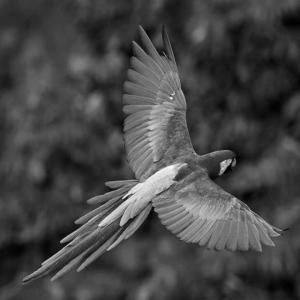
#> input picture semester_03/SCC0251/IntensityTransformation/images/arara.png, 300 x 300 px, found by its file name
$ jupyter execute --allow-errors Untitled.ipynb   (shell and % lines are left out)
#> lines starting #> are read from the running program, lines starting #| are printed output that depends on the picture
#> in main, input_img is the input picture: shape (300, 300); min 0, max 255, mean 69.6
# Assigment 1: Image Intensity Transformation

[cell 1]
import numpy as np
import matplotlib.pyplot as plt
import imageio

[cell 2]
i = np.arange(256)

[cell 3]
def histogram(A, no_levels):
    # gets the size of the input matrix
    N, M = A.shape
    # creates an empty histogram with size proportional to the number of graylevels
    hist = np.zeros(no_levels).astype(int)

    # computes for all levels in the range
    for i in range(no_levels):
        # the np.where() function returns the indices for all coordinates
        # in some array matching the condition. In this case, all pixels
        # that have value 'i'
        pixels_value_i = np.where(A == i)

        #print(pixels_value_i)  # uncomment to print array of coordinates

        # by counting how many coordinates the np.where function returned,
        # we can assign it at the respective histogram bin
        # this is done by getting the size of the vector of coordinates
        hist[i] = pixels_value_i[0].shape[0]

    return(hist)

### Inversion Function

The function belows applies the function $T(i) = 255 - i$ to the input image

[cell 4]
def inversion(img):
    # timg is the transformed image
    timg = 255 - img
#> call 2 of main, with filename = 'airplane.png', method = 1
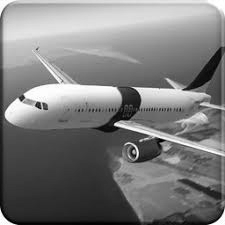
#> input picture semester_03/SCC0251/IntensityTransformation/images/airplane.png, 225 x 225 px, found by its file name
#> in main, input_img is the input picture: shape (225, 225); min 0, max 255, mean 124
#> in inversion (call 2), `timg = 255 - img`:
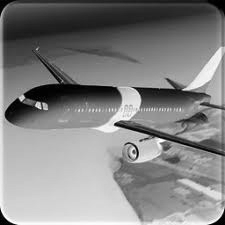
#> timg: shape (225, 225); min 0, max 255, mean 131
#> the answer given: 3
#> the answer given: 3

    # function that represents the transformation
    fidentity = i
    fcontrast = 255 - i

    # plotting images and respective graphs
    ## showing original image
    plt.figure(figsize=(8,8))
    plt.subplot(2,2,1)
    plt.imshow(img, cmap="gray")
    plt.subplot(2,2,2)
    plt.plot(i, fidentity)
    ## showing transformed image
    plt.subplot(2,2,3)
    plt.imshow(timg, cmap="gray")
    plt.subplot(2,2,4)
    plt.plot(i, finversion)

    return timg

[cell 5]
def contrastModulation(c, d, img):
#> called with c = 3, d = 3
    a = img.min()
#> a = 0
    b = img.max()
#> b = 255

    timg = ((img-a)*((d-c)/(int(b)-int(a))))+c
#> timg: shape (300, 300) float64; every value is 3

    # function that represents the transformation
    fidentity = i
    fcontrast = ((i-a)*((d-c)/(int(b)-int(a))))+c
#> fcontrast = 256 values from 3 to 3

    hist = histogram(img, 256)
#> the loop in histogram, `for i in range(no_levels): # the np.where() function returns the indic..` made 256 passes
#> pixels_value_i on passes 1 to 3: ([286], [290]), 12 positions, rows 22 to 287, columns 228 to 296, 30 positions, rows 21 to 287, columns 229 to 299
#> after the loop in histogram, `for i in range(no_levels):`: hist = 256 values, max 1503 at index 60, min 0 at index 21, mean 351.6
    thist = histogram(timg, 256)
#> the loop in histogram (call 2), `for i in range(no_levels): # the np.where() function returns the indic..` made 256 passes
#> pixels_value_i on passes 1 to 3: (empty array, empty array), (empty array, empty array), (empty array, empty array)
#> thist = 256 values, max 90000 at index 3, min 0 at index 0, mean 351.6

    # plotting images and respective graphs
    print("Contrast Modulation Function")
    print("Image interval: [a:%d, b:%d]" % (a, b))
#| Image interval: [a:0, b:255]
    print("Image interval: [c:%d, d:%d]" % (c, d))
    plt.figure(figsize=(10,10))
    ## graph of original image
    plt.subplot(3,2,1)
    plt.plot(i, fidentity)
    plt.xlabel('input pixel value (i)')
    plt.ylabel('output pixel value (s)')
    ## graph of function applied
    plt.subplot(3,2,2)
    plt.plot(i, fcontrast)
    plt.xlabel('input pixel value (i)')
    plt.ylabel('output pixel value (s)')
    ## showing original image
    plt.subplot(3,2,3)
    plt.imshow(img, cmap="gray")
    plt.axis('off')
    plt.subplot(3,2,4)
    plt.bar(range(256), hist)
    plt.xlabel('Intensity')
    plt.ylabel('Frequency')
    ## showing transformed image
    plt.subplot(3,2,5)
    plt.imshow(timg, cmap="gray")
    plt.axis('off')
    plt.subplot(3,2,6)
    plt.bar(range(256), thist)
    plt.xlabel('Intensity')
    plt.ylabel('Frequency')

    return timg

[cell 6]
def logarithmicFunction(img):
    R = img.max()

    timg = (255 * np.log2(1+img).astype(np.float64) / np.log2(1+R).astype(np.float64)).astype(np.uint8)

    # function that represents the transformation
    fidentity = i
    flog2 = (255 * np.log2(1+i).astype(np.float64) / np.log2(1+R).astype(np.float64))

    # histograms of each image
    hist = histogram(img, 256)
    thist = histogram(timg, 256)

    # plotting images and respective graphs
    print("Logarithmic Function")
    plt.figure(figsize=(10,10))
    ## graph of original image
    plt.subplot(3,2,1)
    plt.plot(i, fidentity)
    plt.xlabel('input pixel value (i)')
    plt.ylabel('output pixel value (s)')
    ## graph of function applied
    plt.subplot(3,2,2)
    plt.plot(i, flog2)
    plt.xlabel('input pixel value (i)')
    plt.ylabel('output pixel value (s)')
    ## showing original image
    plt.subplot(3,2,3)
    plt.imshow(img, cmap="gray")
    plt.axis('off')
    plt.subplot(3,2,4)
    plt.bar(range(256), hist)
    plt.xlabel('Intensity')
    plt.ylabel('Frequency')
    ## showing transformed image
    plt.subplot(3,2,5)
    plt.imshow(timg, cmap="gray")
    plt.axis('off')
    plt.subplot(3,2,6)
    plt.bar(range(256), thist)
    plt.xlabel('Intensity')
    plt.ylabel('Frequency')

    return timg

[cell 7]
def gammaAdjustment(W, lambd, img):
    return W * img**lambd

[cell 8]
def main(filename, method):
    input_img = imageio.imread(filename)

    if method == 1:
        output_img = inversion(input_img)

    if method == 2:
        print("Defina novo intervalo [c, d]: \n")
        print("c: ")
        c = int(input())
        print("d: ")
        d = int(input())
        output_img = contrastModulation(c, d, input_img)

    if method == 3:
        output_img = logarithmicFunction(input_img)

    if method == 4:
        W = int(input())
        lambd = float(input())
        output_img = gammaAdjustment(W, lambd, input_img)

    #rse = np.sqrt(np.sum(((output_img).astype(float) - (input_img).astype(float))**3)
    #print(rse)

#> (a cell that did not finish here is left out)

#> (a cell that did not finish here is left out)

[cell 11]
# 2nd case
# [c, d] = [0,50]
main("arara.png", 2)
#> figure, not shown here; panel 1: curve peaks at x = 255, y = 255; panel 4: tallest bar 1503 high, from x = 59.6 to 60.4; panel 6: tallest bar 90000 high, from x = 2.6 to 3.4

[cell 12]
# 3rd case
# [c,d] = [150,200]
main("baboon.png", 2)
#> call 4 of main, with filename = 'baboon.png', method = 2
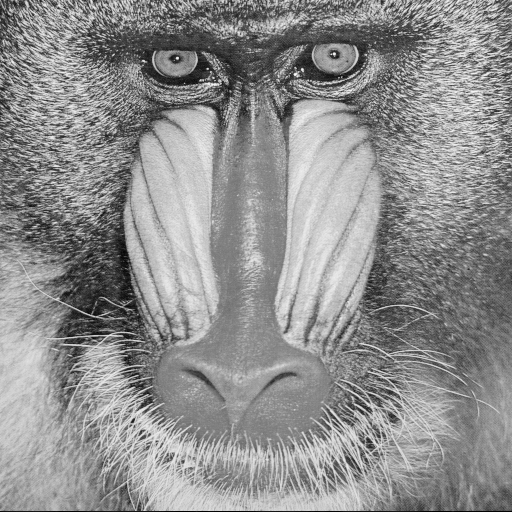
#> input picture semester_03/SCC0251/IntensityTransformation/images/baboon.png, 512 x 512 px, found by its file name
#> in main, input_img is the input picture: shape (512, 512); min 0, max 255, mean 142.7
#> the answer given: 3
#> the answer given: 3
#> in contrastModulation (call 2), `timg = ((img-a)*((d-c)/(int(b)-int(a))))+c`: timg: shape (512, 512) float64; every value is 3
#| Image interval: [a:0, b:255]
#> figure, not shown here; panel 1: curve peaks at x = 255, y = 255; panel 4: tallest bar 2708 high, from x = 133.6 to 134.4; panel 6: tallest bar 262144 high, from x = 2.6 to 3.4

[cell 13]
# 4th case
# [c,d] = [200,220]
main("flower.png", 2)
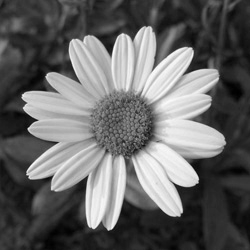
#> input picture semester_03/SCC0251/IntensityTransformation/images/flower.png, 250 x 250 px, found by its file name
#> in main, input_img is the input picture: shape (250, 250); min 0, max 255, mean 101.4
#> the answer given: 3
#> the answer given: 3
#> in contrastModulation (call 3), `timg = ((img-a)*((d-c)/(int(b)-int(a))))+c`: timg: shape (250, 250) float64; every value is 3
#| Image interval: [a:0, b:255]
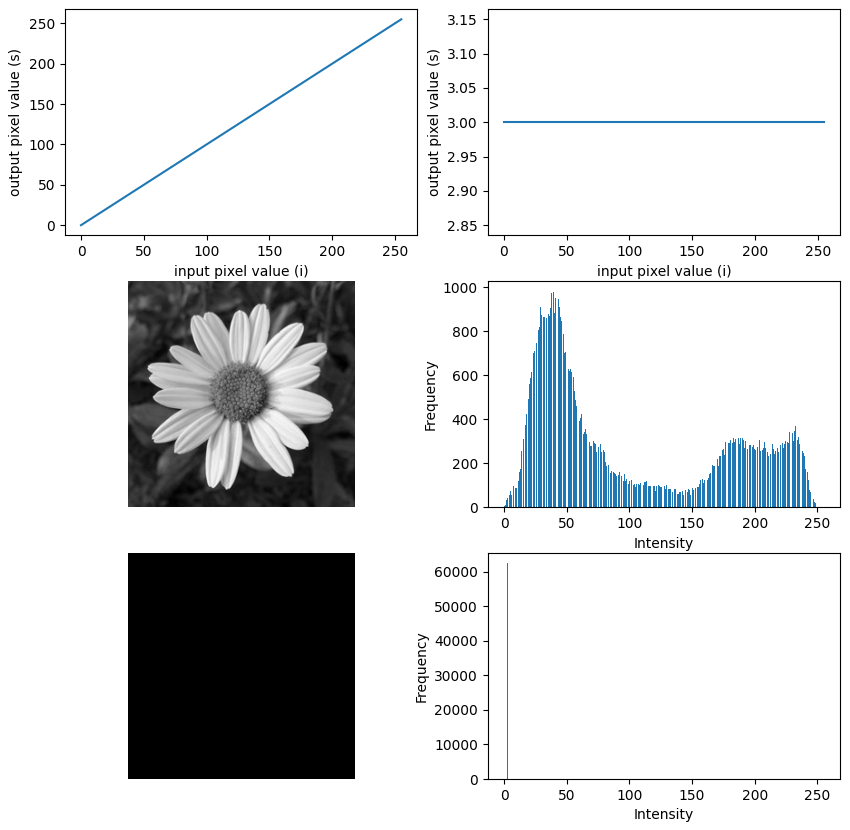
#> figure drawn by matplotlib, 6 panels; panel 1: curve peaks at x = 255, y = 255; panel 4: tallest bar 980 high, from x = 38.6 to 39.4; panel 6: tallest bar 62500 high, from x = 2.6 to 3.4

[cell 14]
# 5th case
main("arara.png", 3)
#> in logarithmicFunction, `R = img.max()`: R = 255
#> in logarithmicFunction, `timg = (255 * np.log2(1+img).astype(np.float64) / np.log2(1+R).astype(..`:
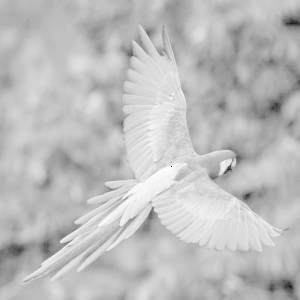
#> timg: shape (300, 300); min 0, max 254, mean 189.2
#> in logarithmicFunction, `flog2 = (255 * np.log2(1+i).astype(np.float64) / np.log2(1+R).astype(n..`: flog2 = 256 values from 0 to 255
#> in logarithmicFunction, `thist = histogram(timg, 256)`: thist = 256 values, max 2891 at index 189, min 0 at index 1, mean 351.6
#> figure, not shown here; panel 1: curve peaks at x = 255, y = 255; panel 2: curve peaks at x = 255, y = 255; panel 4: tallest bar 1503 high, from x = 59.6 to 60.4; panel 6: tallest bar 2891 high, from x = 188.6 to 189.4

[cell 15]
# 6th case
main("airplane.png", 3)
#> in logarithmicFunction (call 2), `timg = (255 * np.log2(1+img).astype(np.float64) / np.log2(1+R).astype(..`:
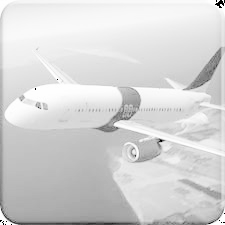
#> timg: shape (225, 225); min 0, max 254, mean 213.5
#> in logarithmicFunction (call 2), `hist = histogram(img, 256)`: hist = 256 values, max 441 at index 45, min 4 at index 0, mean 197.8
#> in logarithmicFunction (call 2), `thist = histogram(timg, 256)`: thist = 256 values, max 1343 at index 248, min 0 at index 1, mean 197.8
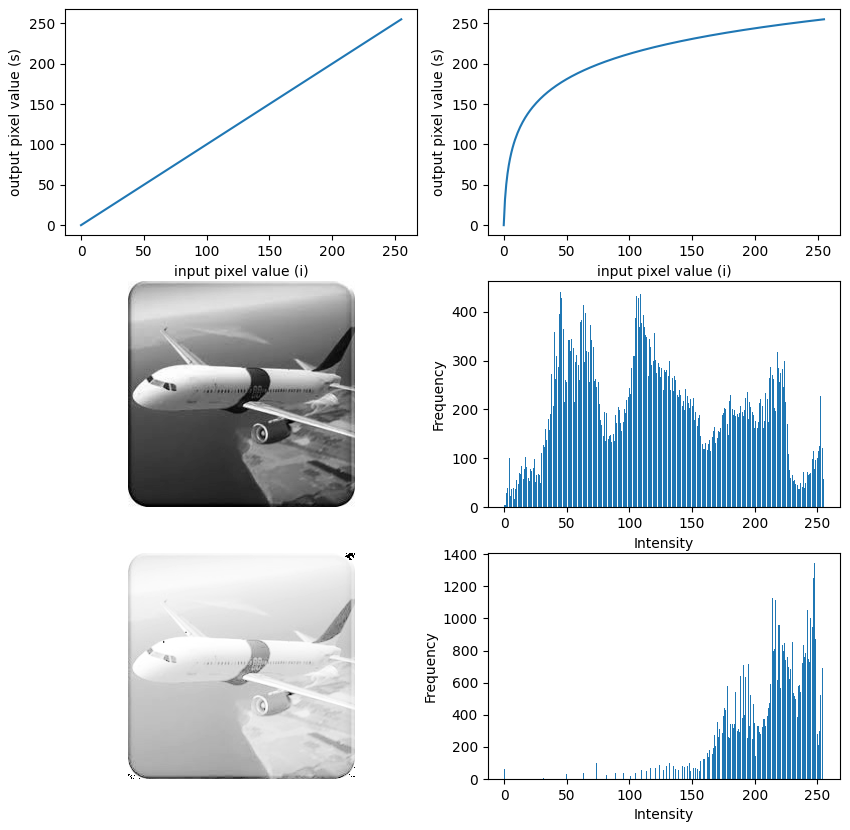
#> figure drawn by matplotlib, 6 panels; panel 1: curve peaks at x = 255, y = 255; panel 2: curve peaks at x = 255, y = 255; panel 4: tallest bar 441 high, from x = 44.6 to 45.4; panel 6: tallest bar 1343 high, from x = 247.6 to 248.4

[cell 16]
# 7th case
main("flower.png", 3)
#> in logarithmicFunction (call 3), `timg = (255 * np.log2(1+img).astype(np.float64) / np.log2(1+R).astype(..`:
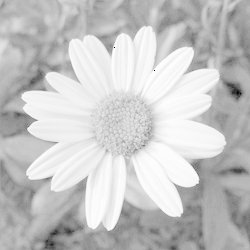
#> timg: shape (250, 250); min 0, max 254, mean 197.6
#> in logarithmicFunction (call 3), `hist = histogram(img, 256)`: hist = 256 values, max 980 at index 39, min 0 at index 8, mean 244.1
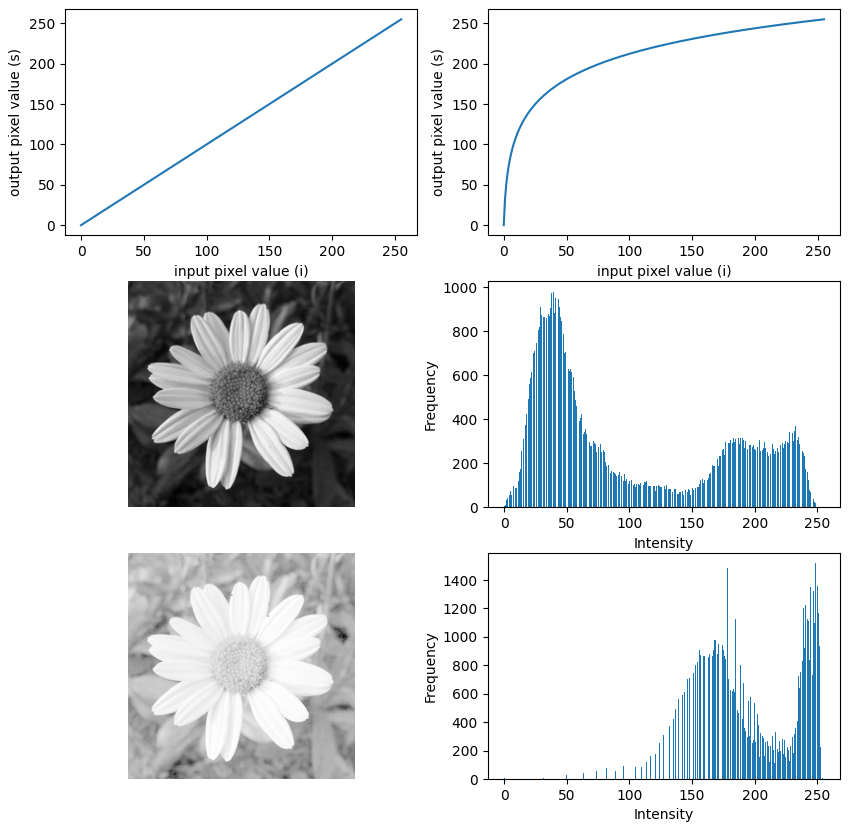
#> figure drawn by matplotlib, 6 panels; panel 1: curve peaks at x = 255, y = 255; panel 2: curve peaks at x = 255, y = 255; panel 4: tallest bar 980 high, from x = 38.6 to 39.4; panel 6: tallest bar 1518 high, from x = 248.6 to 249.4
